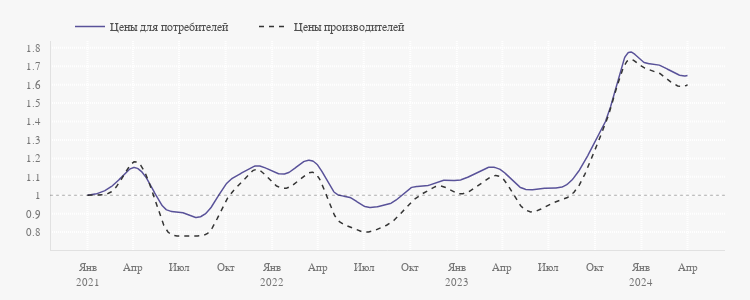

The notebook cell saved with this chart:
### Markdown cell above
### Цена куриных яиц

### Code cell
fig = go.Figure(layout=dict(width=750, height=300))

fig.add_trace(
    go.Scatter(
        x=smoothed(prices_food_growth['яйца куриные, 10 шт.'], datetime_index=True).index,
        y=smoothed(prices_food_growth['яйца куриные, 10 шт.'],  datetime_index=True).values.ravel(),
        mode='lines', line_color=palette[7], hoverinfo='skip',
        name='Цены для потребителей'))
fig.add_trace(
    go.Scatter(
        x=prices_food_growth['яйца куриные, 10 шт.'].index,
        y=prices_food_growth['яйца куриные, 10 шт.'],
        marker=dict(opacity=0, size=6),
        mode='markers', line_color=palette[7], showlegend=False,
        name='Цены для потребителей'))
fig.add_trace(
    go.Scatter(
        x=smoothed(prices_food_growth['яйца куриные в скорлупе свежие'], datetime_index=True).index,
        y=smoothed(prices_food_growth['яйца куриные в скорлупе свежие'],  datetime_index=True).values.ravel(),
        mode='lines', line_color=palette[-5], opacity=1, line_dash='5px', hoverinfo='skip',
        name='Цены производителей'))
fig.add_trace(
    go.Scatter(
        x=prices_food_growth['яйца куриные в скорлупе свежие'].index,
        y=prices_food_growth['яйца куриные в скорлупе свежие'],
        marker=dict(opacity=0, size=6),
        mode='markers', line_color=palette[0], showlegend=False,
        name='Цены производителей'))

pl_hline(1)

fig.update_xaxes(dtick='M3', tickformat="%b<br>%Y", labelalias=xtickaliases)
fig.update_yaxes(dtick=0.1)

fig.show(config=config)
# pl_savefig(figure=fig, name='prices-eggs', path=path_img, config=config, fmt='html')

### Figure 1 — Plotly figure (JSON) as saved in the notebook; plotly's stock layout.template omitted (floating-point values rounded to 4 significant figures; data arrays with more than 128 entries replaced by an {"elided": "..."} marker saying what was removed)
{"data": [{"hoverinfo": "skip", "line": {"color": "#595299"}, "mode": "lines", "name": "Цены для потребителей", "type": "scatter", "x": {"elided": "1000 str values"}, "y": {"elided": "1000 float values"}}, {"line": {"color": "#595299"}, "marker": {"opacity": 0, "size": 6}, "mode": "markers", "name": "Цены для потребителей", "showlegend": false, "type": "scatter", "x": ["2021-01-01T00:00:00", "2021-02-01T00:00:00", "2021-03-01T00:00:00", "2021-04-01T00:00:00", "2021-05-01T00:00:00", "2021-06-01T00:00:00", "2021-07-01T00:00:00", "2021-08-01T00:00:00", "2021-09-01T00:00:00", "2021-10-01T00:00:00", "2021-11-01T00:00:00", "2021-12-01T00:00:00", "2022-01-01T00:00:00", "2022-02-01T00:00:00", "2022-03-01T00:00:00", "2022-04-01T00:00:00", "2022-05-01T00:00:00", "2022-06-01T00:00:00", "2022-07-01T00:00:00", "2022-08-01T00:00:00", "2022-09-01T00:00:00", "2022-10-01T00:00:00", "2022-11-01T00:00:00", "2022-12-01T00:00:00", "2023-01-01T00:00:00", "2023-02-01T00:00:00", "2023-03-01T00:00:00", "2023-04-01T00:00:00", "2023-05-01T00:00:00", "2023-06-01T00:00:00", "2023-07-01T00:00:00", "2023-08-01T00:00:00", "2023-09-01T00:00:00", "2023-10-01T00:00:00", "2023-11-01T00:00:00", "2023-12-01T00:00:00", "2024-01-01T00:00:00", "2024-02-01T00:00:00", "2024-03-01T00:00:00", "2024-04-01T00:00:00"], "y": [1, 1.02, 1.08, 1.15, 1.07, 0.93, 0.91, 0.88, 0.93, 1.06, 1.12, 1.16, 1.13, 1.12, 1.18, 1.16, 1.02, 0.99, 0.94, 0.94, 0.97, 1.04, 1.05, 1.08, 1.08, 1.11, 1.15, 1.13, 1.05, 1.03, 1.04, 1.05, 1.14, 1.29, 1.48, 1.76, 1.73, 1.71, 1.67, 1.65]}, {"hoverinfo": "skip", "line": {"color": "#353535", "dash": "5px"}, "mode": "lines", "name": "Цены производителей", "opacity": 1, "type": "scatter", "x": {"elided": "1000 str values"}, "y": {"elided": "1000 float values"}}, {"line": {"color": "#4F4F4F"}, "marker": {"opacity": 0, "size": 6}, "mode": "markers", "name": "Цены производителей", "showlegend": false, "type": "scatter", "x": ["2021-01-01T00:00:00", "2021-02-01T00:00:00", "2021-03-01T00:00:00", "2021-04-01T00:00:00", "2021-05-01T00:00:00", "2021-06-01T00:00:00", "2021-07-01T00:00:00", "2021-08-01T00:00:00", "2021-09-01T00:00:00", "2021-10-01T00:00:00", "2021-11-01T00:00:00", "2021-12-01T00:00:00", "2022-01-01T00:00:00", "2022-02-01T00:00:00", "2022-03-01T00:00:00", "2022-04-01T00:00:00", "2022-05-01T00:00:00", "2022-06-01T00:00:00", "2022-07-01T00:00:00", "2022-08-01T00:00:00", "2022-09-01T00:00:00", "2022-10-01T00:00:00", "2022-11-01T00:00:00", "2022-12-01T00:00:00", "2023-01-01T00:00:00", "2023-02-01T00:00:00", "2023-03-01T00:00:00", "2023-04-01T00:00:00", "2023-05-01T00:00:00", "2023-06-01T00:00:00", "2023-07-01T00:00:00", "2023-08-01T00:00:00", "2023-09-01T00:00:00", "2023-10-01T00:00:00", "2023-11-01T00:00:00", "2023-12-01T00:00:00", "2024-01-01T00:00:00", "2024-02-01T00:00:00", "2024-03-01T00:00:00", "2024-04-01T00:00:00"], "y": [1, 1, 1.06, 1.18, 1.07, 0.83, 0.78, 0.78, 0.81, 0.97, 1.07, 1.14, 1.07, 1.04, 1.1, 1.1, 0.9, 0.83, 0.8, 0.82, 0.87, 0.96, 1.02, 1.05, 1.01, 1.03, 1.09, 1.09, 0.96, 0.91, 0.95, 0.98, 1.06, 1.25, 1.47, 1.72, 1.7, 1.67, 1.61, 1.6]}], "layout": {"height": 300, "shapes": [{"line": {"color": "black", "dash": "3px", "width": 1}, "opacity": 0.3, "type": "line", "x0": 0, "x1": 1, "xref": "x domain", "y0": 1, "y1": 1, "yref": "y"}], "width": 750, "xaxis": {"autorange": true, "dtick": "M3", "labelalias": {"Apr<br>2021": "Апр", "Apr<br>2022": "Апр", "Apr<br>2023": "Апр", "Apr<br>2024": "Апр", "Aug<br>2021": "Авг", "Aug<br>2022": "Авг", "Aug<br>2023": "Авг", "Aug<br>2024": "Авг", "Dec<br>2021": "Дек", "Dec<br>2022": "Дек", "Dec<br>2023": "Дек", "Dec<br>2024": "Дек", "Feb<br>2021": "Фев", "Feb<br>2022": "Фев", "Feb<br>2023": "Фев", "Feb<br>2024": "Фев", "Jan<br>2021": "Янв<br>2021", "Jan<br>2022": "Янв<br>2022", "Jan<br>2023": "Янв<br>2023", "Jan<br>2024": "Янв<br>2024", "Jul<br>2021": "Июл", "Jul<br>2022": "Июл", "Jul<br>2023": "Июл", "Jul<br>2024": "Июл", "Jun<br>2021": "Июн", "Jun<br>2022": "Июн", "Jun<br>2023": "Июн", "Jun<br>2024": "Июн", "Mar<br>2021": "Мар", "Mar<br>2022": "Мар", "Mar<br>2023": "Мар", "Mar<br>2024": "Мар", "May<br>2021": "Май", "May<br>2022": "Май", "May<br>2023": "Май", "May<br>2024": "Май", "Nov<br>2021": "Ноя", "Nov<br>2022": "Ноя", "Nov<br>2023": "Ноя", "Nov<br>2024": "Ноя", "Oct<br>2021": "Окт", "Oct<br>2022": "Окт", "Oct<br>2023": "Окт", "Oct<br>2024": "Окт", "Sep<br>2021": "Сен", "Sep<br>2022": "Сен", "Sep<br>2023": "Сен", "Sep<br>2024": "Сен"}, "range": ["2020-10-18 21:00", "2024-06-14 03:00"], "tickformat": "%b<br>%Y", "type": "date"}, "yaxis": {"autorange": true, "dtick": 0.1, "range": [0.7029, 1.837], "type": "linear"}}}
